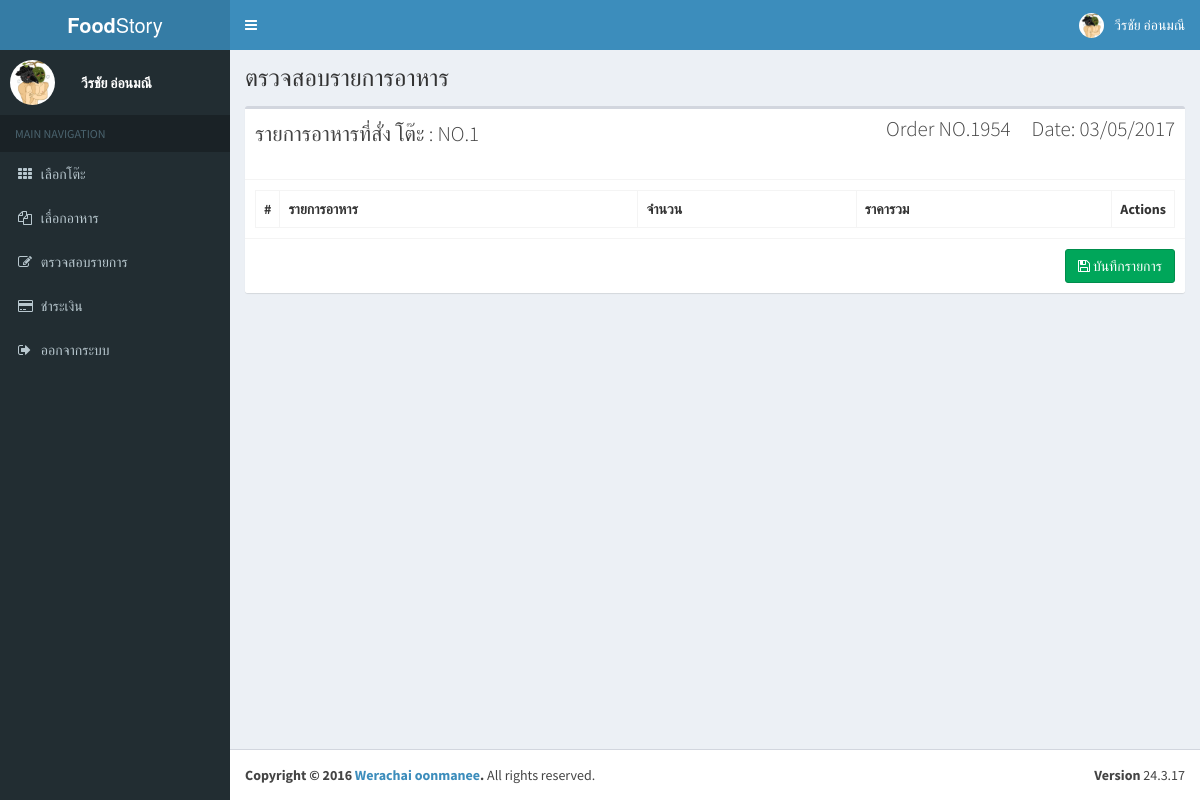
The app's page /order.php?id_table=20 (signed in) with its own data.
### tables this page shows
CREATE TABLE `tb_employe` (
  `emp_id` int(10) NOT NULL,
  `emp_code` int(10) NOT NULL,
  `emp_name` varchar(30) NOT NULL,
  `emp_email` varchar(30) NOT NULL,
  `emp_add` varchar(100) NOT NULL,
  `emp_tel` int(10) NOT NULL,
  `emp_img` varchar(200) NOT NULL
);

CREATE TABLE `tb_seat` (
  `seat_id` int(10) NOT NULL,
  `seat_name` varchar(10) NOT NULL,
  `status_id` int(10) NOT NULL
);

### order.php (the view, shortened to what this page needs)
<?php include 'header.php'; ?>
<?php include 'sidebar.php'; ?>
  <section class="content-header">
      <h1>
          ตรวจสอบรายการอาหาร
      </h1>
    </section>
<section class="content">
      <div class="row">
          <div class="col-md-12">
          <div class="box">
              <form method="POST" action="controllers/order.php">
            <div class="box-header with-border">
             <?php
             $data = date("d/m/Y");
             $order_no = date("Hi");
             ?>
                <p class="lead"> รายการอาหารที่สั่ง โต๊ะ : <?php if(isset($name_table)){ echo $name_table;} ?></p>
              <div class="box-tools">
                  <p class="lead">Order NO.<?php if(isset($name_table)){ echo $order_no; } ?> &nbsp; &nbsp; Date: <?php if(isset($name_table)){ echo $data; }?> </p>
              </div>
            </div>
            <div class="box-body">
              <table class="table table-bordered">
                   <tr>
                  <th style="width: 10px">#</th>
                  <th>รายการอาหาร</th>
                  <th >จำนวน</th>
                  <th  >ราคารวม</th>
                  <th style="width: 50px" >Actions</th>
                </tr>
              </table>
            </div>
            <div class="box-footer clearfix">
              <ul class="pagination pagination-sm no-margin pull-right">
                <button type="submit" class="btn btn-success pull-right" name="save"><i class="fa fa-floppy-o"></i> บันทึกรายการ </button>
              </ul>
            </div>
              </form>
          </div>
        </div>
      </div>
</section>
<?php include 'footer.php'; ?>

### header.php (shortened to what this page needs)
<?php
include 'config/db_connect.php';
if (!isset($_SESSION['userid'])){
    Header("Location: login.php?error_login=คุณยังไม่ได้ login กรุณา login เพื่อเข้าใช้งาน");
}  else {
    $userid = $_SESSION['userid'];
    $sql_user_img = ("select * from tb_employe where emp_id='$userid' ");
    $result_user_img = $conn->query($sql_user_img);
    $row_img = $result_user_img->fetch_assoc();
}
?>
 <?php  if(isset($_GET['id_table'])){
                    $id_table = $_GET['id_table'];
                    $sql_table = "SELECT * FROM tb_seat WHERE seat_id='$id_table'";
                    $result_table = $conn->query($sql_table);
                    if ($result_table->num_rows > 0) {
                    while($row_table = $result_table->fetch_assoc()) {
                            $id_table = $row_table['seat_id'];
                            $name_table = $row_table['seat_name'];
                          }
                  }
                    } ?>
<!DOCTYPE html>
<html>
<head>
  <link rel="stylesheet" href="bootstrap/css/bootstrap.min.css">
  <link rel="stylesheet" href="https://cdnjs.cloudflare.com/ajax/libs/font-awesome/4.5.0/css/font-awesome.min.css">
  <link rel="stylesheet" href="https://cdnjs.cloudflare.com/ajax/libs/ionicons/2.0.1/css/ionicons.min.css">
  <link rel="stylesheet" href="dist/css/AdminLTE.min.css">
  <link rel="stylesheet" href="dist/css/skins/_all-skins.min.css">
  <link rel="stylesheet" href="plugins/iCheck/flat/blue.css">
  <link rel="stylesheet" href="plugins/morris/morris.css">
  <link rel="stylesheet" href="plugins/jvectormap/jquery-jvectormap-1.2.2.css">
  <link rel="stylesheet" href="plugins/datepicker/datepicker3.css">
  <link rel="stylesheet" href="plugins/daterangepicker/daterangepicker.css">
  <link rel="stylesheet" href="plugins/bootstrap-wysihtml5/bootstrap3-wysihtml5.min.css">
  <link rel="stylesheet" href="dist/sweetalert.css">
</head>
<body class="hold-transition skin-blue sidebar-mini">
<div class="wrapper">
<header class="main-header">
    <a href="#" class="logo">
      <span class="logo-lg"><b>Food</b>Story</span>
    </a>
    <nav class="navbar navbar-static-top">
      <a href="#" class="sidebar-toggle" data-toggle="offcanvas" role="button">
      </a>
      <div class="navbar-custom-menu">
        <ul class="nav navbar-nav">
          <li class="dropdown user user-menu">
            <a href="" class="dropdown-toggle" data-toggle="dropdown">
                <img src="uploads/user/<?php echo $row_img['emp_img']; ?>" class="user-image" alt="User Image">
              <span class="hidden-xs"><?php echo $_SESSION['user_name']; ?>
              </span>
            </a>
          </li>
        </ul>
      </div>
    </nav>
  </header>

### sidebar.php
  <aside class="main-sidebar">
    <section class="sidebar">
      <div class="user-panel">
        <div class="pull-left image">
            <img src="uploads/user/<?php echo $row_img['emp_img']; ?>" class="img-circle" alt="User Image">
        </div>
        <div class="pull-left info">
            <p style="margin: 11px;"><?php echo $_SESSION['user_name']; ?></p>
        </div>
      </div>
      <ul class="sidebar-menu">
        <li class="header">MAIN NAVIGATION</li>
        <li class=" treeview">
            <a href="homepage.php?id_table=<?php echo $id_table; ?>">
            <i class="fa fa-th"></i> <span>เลือกโต๊ะ</span>
          </a>
        </li>
        <li class="treeview">
            <a href="foods.php?id_table=<?php echo $id_table; ?>">
            <i class="fa fa-files-o"></i>
            <span>เลื่อกอาหาร</span>
          </a>
        </li>
        <li>
            <a href="order.php?id_table=<?php echo $id_table; ?>">
            <i class="fa fa-edit"></i> <span>ตรวจสอบรายการ</span>
          </a>
        </li>
        <li class="treeview">
            <a href="payment.php?id_table=<?php echo $id_table; ?>">
            <i class="fa fa-credit-card"></i>
            <span>ชำระเงิน</span>
          </a>
        </li>
        <li class="treeview">
            <a href="controllers/logout.php">
            <i class="fa fa-sign-out"></i>
            <span>ออกจากระบบ</span>
          </a>
        </li>
    </section>
  </aside>
<div class="content-wrapper">

### records on screen
tb_employe: emp_img (picture)
tb_seat: seat_name "NO.1"

### other values on screen
$_SESSION['user_name'] "วีรชัย อ่อนมณี"
